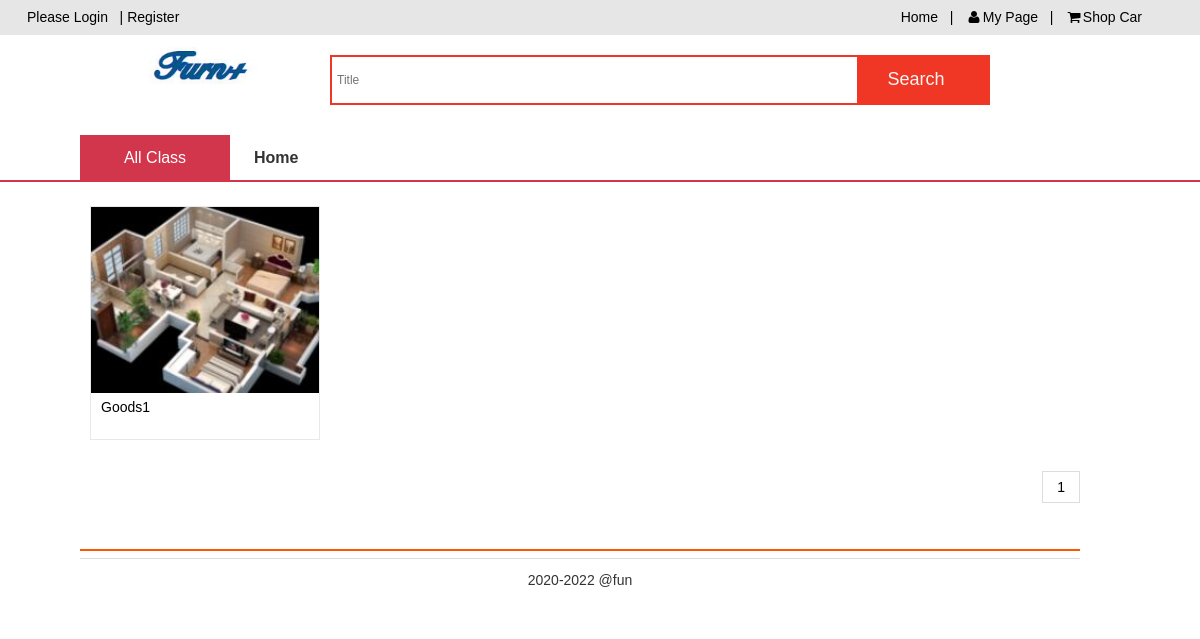
The page /CODE/community.php on the database its author committed.
### tables this page shows
CREATE TABLE `goods` (
  `id` int(11) NOT NULL AUTO_INCREMENT,
  `goods_name` varchar(255) NOT NULL,
  `price` float NOT NULL,
  `description` text,
  `old_price` float(11,2) DEFAULT '0.00',
  `picture` varchar(255) DEFAULT NULL,
  `status` varchar(255) DEFAULT NULL,
  `cid` int(11) DEFAULT NULL,
  `created` varchar(255) DEFAULT NULL,
  `author` varchar(255) DEFAULT NULL,
  `image` varchar(255) DEFAULT NULL,
  `size` varchar(255) DEFAULT NULL,
  `num` varchar(255) DEFAULT NULL,
  PRIMARY KEY (`id`) USING BTREE
);

### CODE/community.php (the view, shortened to what this page needs)
<?php include('top.php') ?>
    <link href="./static/css/seastyle.css" rel="stylesheet" type="text/css" />
		<b class="line"></b>
        <div class="search">
			<div class="search-list">
				<div class="nav-table">
					<div class="long-title"><span class="all-goods">All Class</span></div>
						<div class="nav-cont">
							<ul>
								<li class="index"><a href="./static/#">Home</a></li>
						</div>
					</div>
					<div class="am-g am-g-fixed">
						<div class="am-u-sm-12 am-u-md-12">
	            <br>
                        </div>
							<div class="search-content">
								<ul class="am-avg-sm-2 am-avg-md-3 am-avg-lg-4 boxes">
                  <?php
if (isset($_GET["page"])) { $page  = $_GET["page"]; } else { $page=1; };
$name=isset($_GET['name'])?$_GET['name']:'';
$num_rec_per_page=12;
$start_from = ($page-1) * $num_rec_per_page;
if(empty($name)){
  $sql="select * from goods where  status = 1 LIMIT {$start_from}, {$num_rec_per_page}";
}else{
  $sql="select * from goods where goods_name like '%{$name}%' and  status = 1 LIMIT {$start_from}, {$num_rec_per_page}";
}
$sql_all = "SELECT * FROM goods";
$result = $conn->query($sql_all);
$result_page = $conn->query($sql);
$total_records = $result->num_rows;
$total_pages = ceil($total_records / $num_rec_per_page);
        if ($result_page->num_rows > 0) {
          while($row = $result_page->fetch_assoc()) {
            ?>
            <li>
            	<a href="detail.php?id=<?php echo $row['id']?>">
                <div class="i-pic limit">
                      <img src="<?php echo $row['picture']?>" />
                      <p class="title fl"><?php echo $row['goods_name']?></p>
                    </div>
                	</a>
                  </li>
                  <?php
              }
          } else {
            echo "0 个结果";
          }
                   ?>
								</ul>
							</div>
              <?php
      echo "<ul class='am-pagination am-pagination-right'>";
      for ($i=1; $i<=$total_pages; $i++) {
        echo "<li><a href='search.php?page=".$i."'>".$i."</a></li> ";
      };
      echo "</ul>";
      ?>
				</div>
					<div class="footer " style="">
						<div class="footer-hd ">
							<p style="text-align: center;">
							</p>
						</div>
						<div class="footer-bd ">
							<p style="text-align: center;">
								<em>2020-2022 @fun</em>
							</p>
						</div>
					</div>
				</div>
			</div>
	</body>
</html>

### CODE/static/AmazeUI-2.4.2/assets/css/admin.css (style rules this page uses)
ul { margin-top: 0; }

### CODE/static/basic/css/demo.css (style rules this page uses)
html, body, div, span, applet, object, iframe, h1, h2, h3, h4, h5, h6, p, blockquote, pre, a, abbr, acronym, address, big, cite, code, del, dfn, em, img, ins, kbd, q, s, samp, small, strike, strong, sub, sup, tt, var, b, u, i, center, dl, dt, dd, ol, ul, li, fieldset, form, label, legend, table, caption, tbody, tfoot, thead, tr, th, td, article, aside, canvas, details, embed, figure, figcaption, footer, header, hgroup, menu, nav, output, ruby, section, summary, time, mark, audio, video { margin: 0; padding: 0; border: 0; font-size: 100%; font: inherit; vertical-align: baseline; font-family: arial,"Lantinghei SC","Microsoft Yahei"; }
ul,li,ol { list-style:none; }
html { width:100%; height:100%; -ms-text-size-adjust:none; -webkit-text-size-adjust:none; -moz-text-size-adjust:none; -o-text-size-adjust:none; }
body { margin:0; padding:0; width:100%; font-size:12px; font-family: arial,"Lantinghei SC","Microsoft Yahei"; }
a:link,a:visited,a:hover { text-decoration:none; outline:none; }
*, *:after, *:before { -webkit-box-sizing: border-box; -moz-box-sizing: border-box; -o-box-sizing: border-box; box-sizing: border-box; }
img, input { vertical-align: middle; }
a { color: #000; text-decoration: none; }
.long-title,.nav-cont { display: none; }
.footer-bd { display:none }
.footer { text-align: center;border-top: 2px solid #F8F8F8 margin-top:20px; padding-top: 5px;margin-bottom:60px ; }
.footer-hd { display: block; }
@media only screen and (min-width: 640px) { html, body, div, span, applet, object, iframe, h1, h2, h3, h4, h5, h6, p, blockquote, pre, a, abbr, acronym, address, big, cite, code, del, dfn, em, img, ins, kbd, q, s, samp, small, strike, strong, sub, sup, tt, var, b, u, i, center, dl, dt, dd, ol, ul, li, fieldset, form, label, legend, table, caption, tbody, tfoot, thead, tr, th, td, article, aside, canvas, details, embed, figure, figcaption, footer, header, hgroup, menu, nav, output, ruby, section, summary, time, mark, audio, video { font-size: 14px; } }
@media only screen and (min-width: 640px) { .footer { text-align:left; display:block;position: relative;margin: 0px auto; padding: 7px 0px 9px;border-top: 2px solid #FF5400; margin-top:20px; } }
@media only screen and (min-width: 640px) { .footer .footer-bd p, .footer .footer-hd p { margin-bottom: 8px;line-height: 27px;border-bottom: 1px solid #DDD; text-align:left; } }
@media only screen and (min-width: 640px) { .footer .footer-bd p { border-bottom:none; } }
@media only screen and (min-width: 640px) { .footer-bd { display:block; } }
@media only screen and (min-width: 1025px) { .nav-table { max-width:1000px;margin: 0px auto;height: 45px;position: relative;overflow: hidden; } }
@media only screen and (min-width: 1025px) { .all-goods { font-size: 16px; } }
@media only screen and (min-width: 1025px) { .long-title { background:#d2364c;color:#fff ;height: 45px;line-height: 45px;display:block;position: absolute;width:150px ;text-align: center;font-size:16px ;top:0px;z-index: 6; } }
@media only screen and (min-width: 1025px) { .nav-cont { position: absolute;padding-left:150px;display:block;width:100% ;top:0px } }
@media only screen and (min-width: 1025px) { .nav-cont li { float: left;height: 45px;line-height: 45px; } }
@media only screen and (min-width: 1025px) { .nav-cont li::before { content: '\20';display: inline-block;height: 16px;border-right: 1px solid #d9d9d9;width: 0;vertical-align: middle;margin-left: -1px; } }
@media only screen and (min-width: 1025px) { .nav-cont li a { font-size: 16px;color: #333;line-height: 36px;margin-left: -1px;padding: 0 25px;text-decoration: none;font-weight: 700;display: inline-block;vertical-align: middle; } }
@media only screen and (min-width: 1025px) { b.line { display: block;width:100%;height:2px ;border-bottom:2px solid #d2364c;position: absolute;top:180px;z-index:5; } }

### CODE/static/css/hmstyle.css (style rules this page uses)
ul, li, ol { list-style: none; }
[class*="am-u-"] { padding-left:0rem;padding-right:0rem; }
img { width:100%; }
@media only screen and (min-width: 1025px) { .am-g-fixed { max-width:1000px; } }
@media only screen and (min-width: 1025px) { .footer { margin-top:20px ; } }

### rows shown on the page
goods: picture (picture), goods_name "Goods1"
